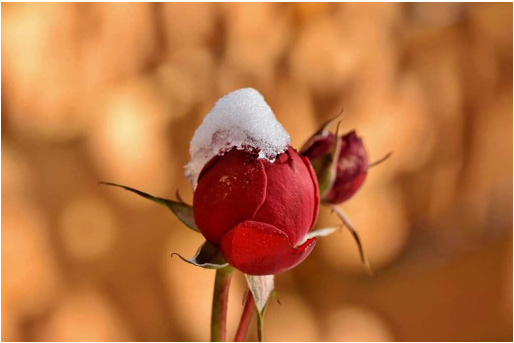
#> input picture assets/images/example_img.png, 514 x 343 px
$ jupyter execute main.ipynb   (shell and % lines are left out)
#> lines starting #> are read from the running program, lines starting #| are printed output that depends on the picture
# Color spaces in OpenCV Python

Sử dụng hàm `cvtColor()` để convert giữa các hệ màu khác nhau trong OpenCV.

[cell 1]
import cv2
import matplotlib.pyplot as plt

[cell 2]
bright = cv2.imread('../assets/images/example_img.png')
#> bright is the input picture: shape (343, 514, 3); mean B, G, R 62.6, 112.3, 184.6

## 1. LAB Color-Space

- `L`- Lightness (intensity)
- `a`- color component ranging from Greean to Magenta
- `b`- color component ranging from Blue to Yellow

Hệ màu `LAB` khác so với hệ `RGB` đó là `RGB` có 3 kênh màu, trong đó mỗi kênh đều là mã hóa brightness. Còn đối với hệ màu `LAB` thì channel `L` is independent of color information and encodes brightness only. The other two channels encode color.

Nó có các properties sau:

* Perceptually uniform color space which approximates how we perceive color. (Không gian màu đồng nhất về mặt tri giác, gần đúng với cách chúng ta cảm nhận màu sắc.)
* Independent of device( capturing or displaying). Độc lập với thiết bị (chụp hoặc hiển thị).
* Used extensively in Adobe Photoshop
* Is related to the RGB color space by a complex transformation equation

[cell 3]
brightLAB = cv2.cvtColor(bright, cv2.COLOR_BGR2LAB)
#> brightLAB: shape (343, 514, 3); mean of channels 0, 1, 2 138.9, 152.1, 167.6

# show image
plt.subplot(1,2,1)
plt.imshow(bright)
plt.title("Original Image")
plt.subplot(1,2,2)
plt.imshow(brightLAB)
plt.title("LAB image")
plt.show()
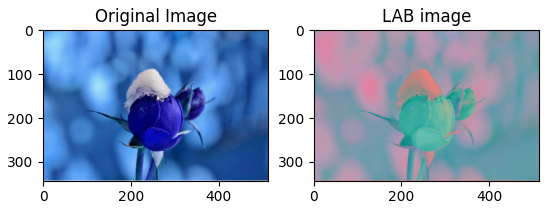
#> figure drawn by matplotlib, 2 panels; B, G, R data is drawn as R, G, B

## 2. The YCrCb Color-Space
1. Y- Luminance or Luma component
2. Cr= R - Y (how far is the red component from Luma)
3. Cb = B - Y (how far is the blue component from Luma).

This color space has the following properties

- Separates the lumninance and chrominance components into different channels
- Mostly used in compression (of Cr and Cb components) for TV Transmission
- Device dependent.

[cell 4]
brightYCB = cv2.cvtColor(bright, cv2.COLOR_BGR2YCrCb)
#> brightYCB: shape (343, 514, 3); mean of channels 0, 1, 2 128.3, 168.2, 90.9

# show image
plt.subplot(1,2,1)
plt.imshow(bright)
plt.title("Original Image")
plt.subplot(1,2,2)
plt.imshow(brightYCB)
plt.title("YCrCb Image")
plt.show()
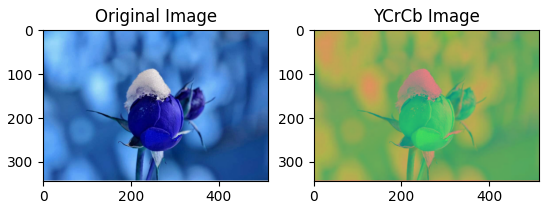
#> figure drawn by matplotlib, 2 panels; B, G, R data is drawn as R, G, B

## 3. The HSV Color Space

- `H`- Hue (Dominant Wavelength)
- `S`- Saturation (Purity / shades of the color)
- `V`- Value (Intensity)

Let's enmerate some of its properties

* Hệ màu này sử dụng channel color (H)
* Device dependent

[cell 5]
brightHSV = cv2.cvtColor(bright, cv2.COLOR_BGR2HSV)
#> brightHSV: shape (343, 514, 3); mean H, S, V 21.4, 175.5, 184.6


# show image
plt.subplot(1,2,1)
plt.imshow(bright)
plt.title("Original Image")
plt.subplot(1,2,2)
plt.imshow(brightHSV)
plt.title("HSV Image")
plt.show()
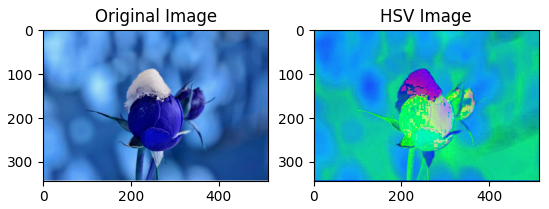
#> figure drawn by matplotlib, 2 panels; B, G, R data is drawn as R, G, B
